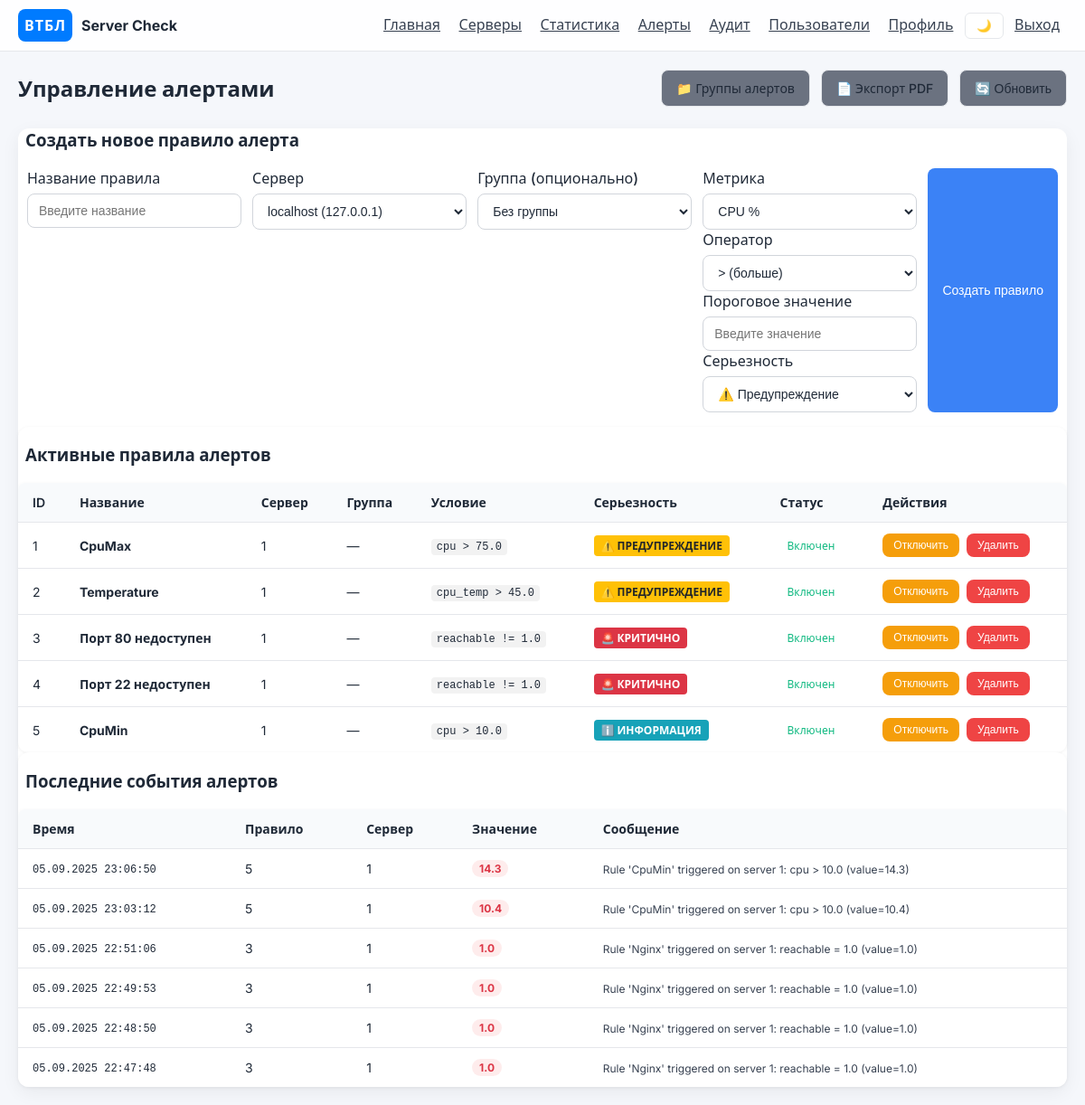
/alerts (signed in), run on the app's committed database.
### app/models.py (models this page shows)
class AlertRule(Base):
    __tablename__ = "alert_rules"
    id = Column(Integer, primary_key=True)
    name = Column(String(200), nullable=False)
    server_id = Column(Integer, ForeignKey("servers.id", ondelete="CASCADE"), nullable=True)
    group_id = Column(Integer, ForeignKey("alert_groups.id", ondelete="SET NULL"), nullable=True)
    metric = Column(String(50), nullable=False)  # cpu|ram|disk|reachable|processes|net_in|net_out|cpu_temp|swap|disk_io
    operator = Column(String(5), nullable=False)  # >, <, =, !=
    threshold = Column(Float, nullable=True)
    enabled = Column(Boolean, default=True)
    severity = Column(String(20), default="warning")  # info|warning|critical
    created_at = Column(DateTime, default=datetime.utcnow)
    server = relationship("Server", backref="alert_rules")
    group = relationship("AlertGroup", backref="alert_rules")

class AlertEvent(Base):
    __tablename__ = "alert_events"
    id = Column(Integer, primary_key=True)
    rule_id = Column(Integer, ForeignKey("alert_rules.id", ondelete="CASCADE"), nullable=False)
    server_id = Column(Integer, ForeignKey("servers.id", ondelete="CASCADE"), nullable=True)
    timestamp = Column(DateTime, default=datetime.utcnow)
    value = Column(Float, nullable=True)
    message = Column(String(500), nullable=False)

### app/routers.py (the view)
@router.get("/alerts")
async def alerts_page(request: Request, db: AsyncSession = Depends(get_db)):
    if not request.user.is_authenticated:
        return RedirectResponse(url="/login", status_code=HTTP_302_FOUND)
    if request.session.get("role") not in {UserRole.admin.value, UserRole.operator.value}:
        raise HTTPException(status_code=403, detail="Operators/Admins only")
    rules = (await db.execute(select(AlertRule))).scalars().all()
    events = (await db.execute(select(AlertEvent).order_by(AlertEvent.timestamp.desc()).limit(50))).scalars().all()
    servers = (await db.execute(select(Server))).scalars().all()
    groups = (await db.execute(select(AlertGroup))).scalars().all()
    return request.app.state.templates.TemplateResponse("alerts.html", {"request": request, "rules": rules, "events": events, "servers": servers, "groups": groups, "format_moscow_time": format_moscow_time})

### templates/alerts.html (shortened to what this page needs)
{% extends "base.html" %}
{% block content %}
  <div class="page-header">
    <h1>Управление алертами</h1>
    <div class="page-actions">
      <a href="/alert-groups" class="btn btn-secondary">📁 Группы алертов</a>
      <a href="/reports/export.pdf?report_type=alerts" class="btn btn-secondary">📄 Экспорт PDF</a>
      <button class="btn btn-secondary" onclick="location.reload()">🔄 Обновить</button>
    </div>
  </div>
  <div class="card">
    <h3 style="margin-left: 8px;">Создать новое правило алерта</h3>
    <form method="post" action="/alerts">
      <div class="form-row" style="margin-right: 10px; margin-left: 10px">
        <div class="form-group">
          <label class="form-label">Название правила</label>
          <input name="name" class="form-control" placeholder="Введите название" required />
        </div>
        <div class="form-group">
          <label class="form-label">Сервер</label>
          <select name="server_id" class="form-control" required>
            {% for s in servers %}
            <option value="{{ s.id }}">{{ s.hostname }} ({{ s.ip_address }})</option>
            {% endfor %}
          </select>
        </div>
        <div class="form-group">
          <label class="form-label">Группа (опционально)</label>
          <select name="group_id" class="form-control">
            <option value="">Без группы</option>
          </select>
        </div>
        <div class="form-group">
          <label class="form-label">Метрика</label>
          <select name="metric" class="form-control" required>
            <option value="cpu">CPU %</option>
          </select>
        <div class="form-group">
          <label class="form-label">Оператор</label>
          <select name="operator" class="form-control" required>
            <option value=">">&gt; (больше)</option>
          </select>
        </div>
        <div class="form-group">
          <label class="form-label">Пороговое значение</label>
          <input name="threshold" class="form-control" placeholder="Введите значение" required />
        </div>
        <div class="form-group">
          <label class="form-label">Серьезность</label>
          <select name="severity" class="form-control" required>
            <option value="warning" selected>⚠️ Предупреждение</option>
          </select>
        </div>
      </div>
      <button type="submit" class="btn btn-primary">Создать правило</button>
    </form>
  </div>
  <div class="table-container">
    <h3 style="margin-left: 8px;">Активные правила алертов</h3>
    <table class="servers-table">
      <thead>
        <tr>
          <th>ID</th>
          <th>Название</th>
          <th>Сервер</th>
          <th>Группа</th>
          <th>Условие</th>
          <th>Серьезность</th>
          <th>Статус</th>
          <th>Действия</th>
        </tr>
      </thead>
      <tbody>
        {% for r in rules %}
        <tr>
          <td>{{ r.id }}</td>
          <td><strong>{{ r.name }}</strong></td>
          <td>{{ r.server_id }}</td>
          <td>
            {% if r.group %}
              <span class="group-badge">{{ r.group.name }}</span>
            {% else %}
              —
            {% endif %}
          </td>
          <td>
            <code>{{ r.metric }} {{ r.operator }} {{ r.threshold }}</code>
          </td>
          <td>
            {% if r.severity == 'critical' %}
              <span class="severity-badge severity-critical">🚨 Критично</span>
            {% elif r.severity == 'warning' %}
              <span class="severity-badge severity-warning">⚠️ Предупреждение</span>
            {% else %}
              <span class="severity-badge severity-info">ℹ️ Информация</span>
            {% endif %}
          </td>
          <td>
            <span class="status-badge {{ 'status-online' if r.enabled else 'status-offline' }}">
              {{ 'Включен' if r.enabled else 'Отключен' }}
            </span>
          </td>
          <td>
            <div class="action-buttons">
              <form method="post" action="/alerts/{{ r.id }}/toggle" style="display:inline;">
                <button type="submit" class="btn btn-sm {{ 'btn-warning' if r.enabled else 'btn-success' }}">
                  {{ 'Отключить' if r.enabled else 'Включить' }}
                </button>
              </form>
              <form method="post" action="/alerts/{{ r.id }}/delete" style="display:inline;">
                <button type="submit" class="btn btn-sm btn-danger" onclick="return confirm('Удалить правило {{ r.name }}?')">Удалить</button>
              </form>
            </div>
          </td>
        </tr>
        {% endfor %}
      </tbody>
    </table>
  </div>
  <div class="table-container">
    <h3 style="margin-left: 8px;">Последние события алертов</h3>
    <table class="servers-table">
      <thead>
        <tr>
          <th>Время</th>
          <th>Правило</th>
          <th>Сервер</th>
          <th>Значение</th>
          <th>Сообщение</th>
        </tr>
      </thead>
      <tbody>
        {% for e in events %}
        <tr>
          <td>
            <span class="timestamp">{{ format_moscow_time(e.timestamp) }}</span>
          </td>
          <td>{{ e.rule_id }}</td>
          <td>{{ e.server_id }}</td>
          <td>
            <span class="metric-badge metric-critical">{{ e.value }}</span>
          </td>
          <td>
            <span class="details">{{ e.message }}</span>
          </td>
        </tr>
        {% endfor %}
      </tbody>
    </table>
  </div>
{% endblock %}

### static/style.css (style rules this page uses)
:root { --bg-primary: #f5f7fb; --bg-secondary: #ffffff; --text-primary: #1f2937; --text-secondary: #374151; --border-color: #e5e7eb; --input-border: #d1d5db; --shadow: rgba(0,0,0,0.06); --shadow-hover: rgba(0, 123, 255, 0.35); }
body { background: var(--bg-primary); color: var(--text-primary); margin:0; font-family: 'Inter', system-ui, -apple-system, Segoe UI, Roboto, Arial, sans-serif; transition: background-color 0.3s ease, color 0.3s ease; }
.card { background: var(--bg-secondary); box-shadow: 0 6px 20px var(--shadow); border-radius: 12px; transition: background-color 0.3s ease, box-shadow 0.3s ease; }
a { color: #0b72ff; }
button { background:#007bff; color:#fff; border:none; }
.metric-critical { color: #dc3545; font-weight: bold; }
.severity-badge { padding: 4px 8px; border-radius: 4px; font-size: 12px; font-weight: bold; text-transform: uppercase; }
.severity-critical { background-color: #dc3545; color: white; }
.severity-warning { background-color: #ffc107; color: #212529; }
.severity-info { background-color: #17a2b8; color: white; }
input[type=text], input[type=password], select { border: 1px solid var(--input-border); border-radius: 8px; padding: 10px 12px; background: var(--bg-secondary); color: var(--text-primary); transition: border-color 0.3s ease, background-color 0.3s ease, color 0.3s ease; }
table { font-size: 14px; background: var(--bg-secondary); box-shadow: 0 1px 4px var(--shadow); border-radius: 8px; overflow: hidden; transition: background-color 0.3s ease, box-shadow 0.3s ease; width: 100%; border-collapse: collapse; }
table th { background: var(--bg-tertiary, #f8fafc); color: var(--text-primary); padding: 12px 16px; text-align: left; font-weight: 600; border-bottom: 1px solid var(--border-color); cursor: pointer; user-select: none; transition: background-color 0.2s ease; }
table td { padding: 12px 16px; border-bottom: 1px solid var(--border-color); color: var(--text-primary); }
table tr:last-child td { border-bottom: none; }
.status-online { color: var(--success, #10b981); font-weight: 600; }
.metric-badge { display: inline-block; padding: 2px 8px; border-radius: 12px; font-size: 12px; font-weight: 500; }
.metric-critical { background: rgba(239, 68, 68, 0.1); color: var(--error, #ef4444); }
.form-group { margin-bottom: 16px; }
.form-label { display: block; margin-bottom: 6px; font-weight: 500; color: var(--text-primary); }
.form-control { width: -webkit-fill-available; padding: 10px 12px; border: 1px solid var(--input-border); border-radius: 8px; background: var(--bg-secondary); color: var(--text-primary); font-size: 14px; transition: border-color 0.2s ease, box-shadow 0.2s ease; }
.form-row { display: flex; gap: 12px; margin-bottom: 16px; }
.form-row .form-group { flex: 1; margin-bottom: 0; }
.btn { display: inline-flex; align-items: center; justify-content: center; padding: 10px 16px; border: none; border-radius: 8px; font-size: 14px; font-weight: 500; cursor: pointer; transition: all 0.2s ease; text-decoration: none; gap: 6px; }
.btn-primary { background: var(--info, #3b82f6); color: white; }
.btn-warning { background: var(--warning, #f59e0b); color: white; }
.btn-danger { background: var(--error, #ef4444); color: white; }
.btn-secondary { background: var(--bg-tertiary, #6b7280); color: var(--text-primary); border: 1px solid var(--border-color); }
.btn-sm { padding: 6px 12px; font-size: 12px; }
.page-header { display: flex; justify-content: space-between; align-items: center; margin-bottom: 24px; }
.page-header h1 { margin: 0; color: var(--text-primary); font-size: 24px; font-weight: 700; }
.page-actions { display: flex; gap: 12px; }
.table-container { background: var(--bg-secondary); border-radius: 12px; overflow: hidden; box-shadow: 0 1px 4px var(--shadow); }
.servers-table { margin: 0; }
.status-badge { padding: 4px 8px; border-radius: 12px; font-size: 12px; font-weight: 500; display: inline-flex; align-items: center; gap: 4px; }
.action-buttons { display: flex; gap: 8px; align-items: center; }
code { background: var(--bg-tertiary, rgba(0,0,0,0.05)); color: var(--text-primary); padding: 2px 6px; border-radius: 4px; font-family: 'Monaco', 'Menlo', 'Ubuntu Mono', monospace; font-size: 12px; }
.timestamp { font-family: 'Monaco', 'Menlo', 'Ubuntu Mono', monospace; font-size: 12px; color: var(--text-muted); }
.details { font-size: 12px; color: var(--text-secondary); max-width: 300px; overflow: hidden; text-overflow: ellipsis; white-space: nowrap; }

### data on the page
AlertRule: id "1", name "CpuMax", server_id "1", metric "cpu", operator ">", threshold "75.0", severity "⚠️ ПРЕДУПРЕЖДЕНИЕ", enabled "Включен", enabled "Отключить"
AlertRule: id "2", name "Temperature", server_id "1", metric "cpu_temp", operator ">", threshold "45.0", severity "⚠️ ПРЕДУПРЕЖДЕНИЕ", enabled "Включен", enabled "Отключить"
AlertRule: id "3", name "Порт 80 недоступен", server_id "1", metric "reachable", operator "!=", threshold "1.0", severity "🚨 КРИТИЧНО", enabled "Включен", enabled "Отключить"
AlertRule: id "4", name "Порт 22 недоступен", server_id "1", metric "reachable", operator "!=", threshold "1.0", severity "🚨 КРИТИЧНО", enabled "Включен", enabled "Отключить"
AlertRule: id "5", name "CpuMin", server_id "1", metric "cpu", operator ">", threshold "10.0", severity "ℹ️ ИНФОРМАЦИЯ", enabled "Включен", enabled "Отключить"
AlertEvent: timestamp "05.09.2025 23:06:50", rule_id "5", server_id "1", value "14.3", message "Rule 'CpuMin' triggered on server 1: cpu > 10.0 (value=14.3)"
AlertEvent: timestamp "05.09.2025 23:03:12", rule_id "5", server_id "1", value "10.4", message "Rule 'CpuMin' triggered on server 1: cpu > 10.0 (value=10.4)"
AlertEvent: timestamp "05.09.2025 22:51:06", rule_id "3", server_id "1", value "1.0", message "Rule 'Nginx' triggered on server 1: reachable = 1.0 (value=1.0)"
AlertEvent: timestamp "05.09.2025 22:49:53", rule_id "3", server_id "1", value "1.0", message "Rule 'Nginx' triggered on server 1: reachable = 1.0 (value=1.0)"
AlertEvent: timestamp "05.09.2025 22:48:50", rule_id "3", server_id "1", value "1.0", message "Rule 'Nginx' triggered on server 1: reachable = 1.0 (value=1.0)"
AlertEvent: timestamp "05.09.2025 22:47:48", rule_id "3", server_id "1", value "1.0", message "Rule 'Nginx' triggered on server 1: reachable = 1.0 (value=1.0)"

### other printed values
form field server_id "localhost (127.0.0.1)"
